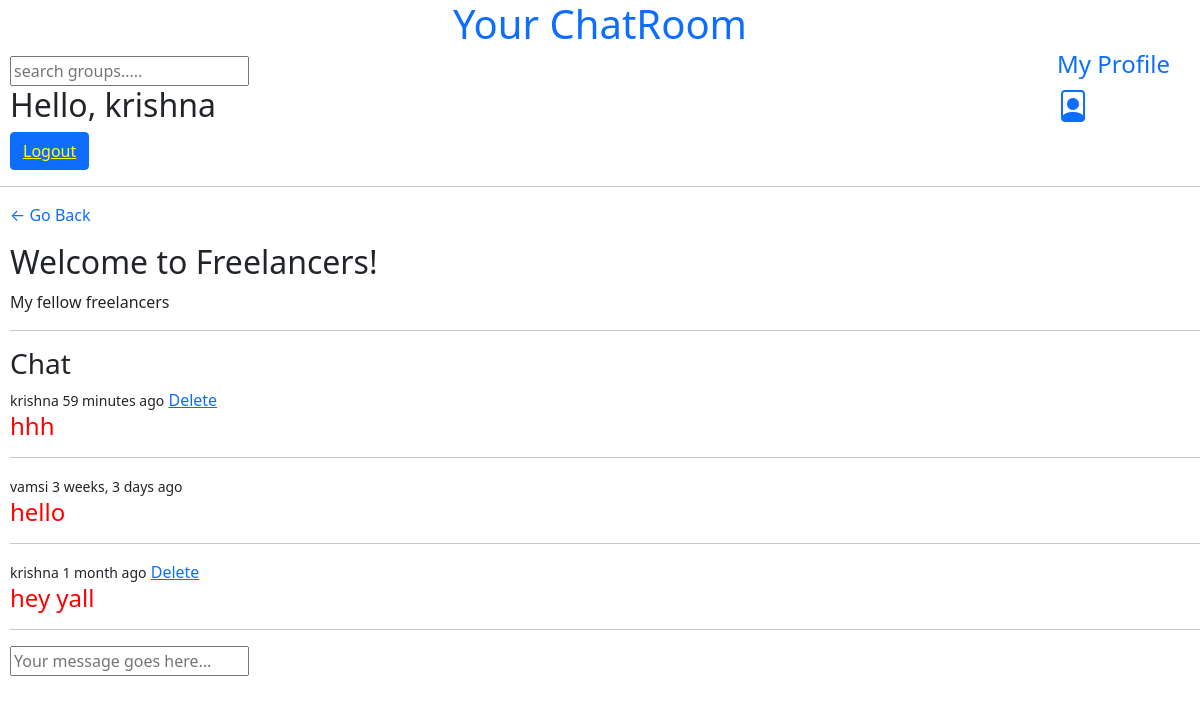
The app's page /group/10/ (signed in) with its own data.
### baseApp/models.py (models this page shows, shortened)
class Group(models.Model):
    admin = models.ForeignKey(User, null = True, on_delete = models.SET_NULL)
    cluster = models.ForeignKey(Cluster, on_delete = models.SET_NULL, null = True)
    GroupName = models.CharField(max_length = 200)
    GroupDescription = models.TextField(null = True, blank = True)
    updatedTime = models.DateTimeField(auto_now = True)
    createdTime = models.DateTimeField(auto_now_add = True)
    class Meta:
        ordering = ['-createdTime']

class Messages(models.Model):
    group = models.ForeignKey(Group, on_delete = models.CASCADE)
    user = models.ForeignKey(User, on_delete = models.CASCADE)
    content = models.TextField()
    updated = models.DateTimeField(auto_now = True)
    created = models.DateTimeField(auto_now_add = True)

### baseApp/views.py (the view, shortened to what this page needs)
# urls.py: path('group/<str:pk>/', views.group, name = "group"),
def group(request, pk):
    grp = Group.objects.get(id = pk)
    msgs = grp.messages_set.all().order_by('-created')
    context = {"groups":grp, "messgs":msgs}
    return render(request, 'baseApp/group.html', context)

### baseApp/templates/baseApp/group.html (shortened to what this page needs)
{% extends 'main.html' %}
{% block contentBlock %}
<div class = "group">
<a href = "{% url 'home' %}" style = "text-decoration:none;"><p>&larr; Go Back</p></a>
<h2>Welcome to {{groups.GroupName}}</h2>
<p>{{groups.GroupDescription}}</p>
<hr>
<h3>Chat</h3>
{% for msg in messgs %}
<div class = "messages-present">
    <small>{{msg.user}}  {{msg.created|timesince}} ago</small>
    {% if request.user == msg.user %}
    <a href = "{% url 'deleteMessage' msg.id %}">Delete</a>
    <h4 style = "color:red;">{{msg.content}}</h4>
    <hr>
</div>
{% endfor %}
{% if request.user.is_authenticated %}
<div class = "messsage-box">
    <form method = "POST" action = "">
        <input type = "text" name = "newMessage" placeholder = "Your message goes here...">
    </form>
</div>
</div>
{% endif %}
{% endblock contentBlock %}

### templates/topbar.html (shortened to what this page needs)
<center><h1 style="color: blue;"><a href = "{% url 'home' %}" style = "text-decoration: none;">Your ChatRoom</a></h1></center>
<link rel="stylesheet" href=
"https://cdn.jsdelivr.net/npm/bootstrap@5.0.2/dist/css/bootstrap.min.css" />
    <link rel="stylesheet" href=
"https://cdn.jsdelivr.net/npm/bootstrap-icons@1.5.0/font/bootstrap-icons.css" />
<div class = "searchbar">
    <form method = "GET" action = "{% url 'home' %}">
        <input type = "text" name = "f" placeholder = "search groups.....">
    </form>
</div>
<div class = "bar">
    {% if request.user.is_authenticated %}
    <h2>Hello, {{request.user}}</h2>
    {%endif %}
    {% if request.user.is_authenticated %}
    <button class = "btn btn-primary"><a href = "{% url 'userLogout' %}" style = "color: yellow;">Logout</a></button>
    {% else %}
    <button class = "btn btn-primary"><a href = "{% url 'userLogin' %}" style="color: yellow;">Login</a></button>
    {% endif %}
</div>
<a href = "{% url 'user_profile' request.user.id %}">
    <div class = "pf">
        <h4>My Profile</h4>
        <div>
            <i class="bi bi-file-person h2"></i>
        </div>
    </div>
</a>

### static/stylesheets/main.css (style rules this page uses)
body { background-color: aquamarine; }

### templates/topbar.html (style rules this page uses)
.bar { padding-left: 10px; }
.searchbar { padding-left: 10px; }
.pf { position: absolute; top: 0; right: 0; padding-right: 30px; padding-top: 50px; }

### baseApp/templates/baseApp/group.html (style rules this page uses)
.group { padding-left: 10px; }

### records on screen
Group: GroupName "Freelancers!", GroupDescription "My fellow freelancers"
Messages: user "krishna", created "59 minutes", shows "Delete", content "hhh"
Messages: user "vamsi", created "3 weeks, 3 days", content "hello"
Messages: user "krishna", created "1 month", shows "Delete", content "hey yall"

### other values on screen
{{ request.user }} "krishna"
